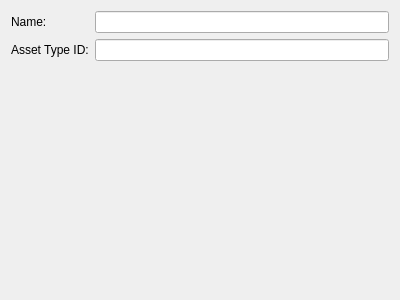
<?xml version="1.0" encoding="UTF-8"?>
<ui version="4.0">
 <class>MTAssetDetails</class>
 <widget class="QWidget" name="MTAssetDetails">
  <property name="geometry">
   <rect>
    <x>0</x>
    <y>0</y>
    <width>400</width>
    <height>300</height>
   </rect>
  </property>
  <property name="windowTitle">
   <string>Form</string>
  </property>
  <layout class="QVBoxLayout" name="verticalLayout">
   <item>
    <layout class="QGridLayout" name="gridLayout">
     <item row="1" column="0">
      <widget class="QLabel" name="labelID">
       <property name="text">
        <string>Asset Type ID:</string>
       </property>
      </widget>
     </item>
     <item row="0" column="0">
      <widget class="QLabel" name="labelName">
       <property name="layoutDirection">
        <enum>Qt::LeftToRight</enum>
       </property>
       <property name="text">
        <string>Name:</string>
       </property>
       <property name="alignment">
        <set>Qt::AlignLeading|Qt::AlignLeft|Qt::AlignVCenter</set>
       </property>
      </widget>
     </item>
     <item row="0" column="1">
      <widget class="QLineEdit" name="lineEditName">
       <property name="sizePolicy">
        <sizepolicy hsizetype="Expanding" vsizetype="Maximum">
         <horstretch>0</horstretch>
         <verstretch>0</verstretch>
        </sizepolicy>
       </property>
       <property name="alignment">
        <set>Qt::AlignLeading|Qt::AlignLeft|Qt::AlignTop</set>
       </property>
       <property name="readOnly">
        <bool>false</bool>
       </property>
      </widget>
     </item>
     <item row="1" column="1">
      <widget class="QLineEdit" name="lineEditID">
       <property name="readOnly">
        <bool>true</bool>
       </property>
      </widget>
     </item>
    </layout>
   </item>
   <item>
    <spacer name="verticalSpacer">
     <property name="orientation">
      <enum>Qt::Vertical</enum>
     </property>
     <property name="sizeHint" stdset="0">
      <size>
       <width>20</width>
       <height>209</height>
      </size>
     </property>
    </spacer>
   </item>
  </layout>
 </widget>
 <resources/>
 <connections/>
</ui>
